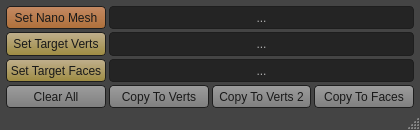
<?xml version="1.0" encoding="UTF-8"?>
<ui version="4.0">
 <class>ldmt_nanomesh</class>
 <widget class="QMainWindow" name="ldmt_nanomesh">
  <property name="geometry">
   <rect>
    <x>0</x>
    <y>0</y>
    <width>420</width>
    <height>130</height>
   </rect>
  </property>
  <property name="minimumSize">
   <size>
    <width>420</width>
    <height>130</height>
   </size>
  </property>
  <property name="maximumSize">
   <size>
    <width>800</width>
    <height>300</height>
   </size>
  </property>
  <property name="windowTitle">
   <string>Nano Mesh Tool</string>
  </property>
  <property name="styleSheet">
   <string notr="true">QMainWindow{
background-color: rgb(68,68,68);
}
QWidget#centralwidget{
background-color: rgb(68,68,68);
}
QPushButton{ 
border:1px solid rgb(30,30,30);
border-radius:4px;
background-color: qlineargradient(spread:pad, x1:1, y1:1, x2:1, y2:0, stop:0 rgba(189, 118, 57, 225), stop:1 rgba(235, 158, 108, 195));
color:rgb(25,25,25);}
QPushButton:hover{ 
 border:1px solid rgb(30,30,30);
background-color: qlineargradient(spread:pad, x1:1, y1:1, x2:1, y2:0, stop:0 rgba(189, 118, 57, 225), stop:1 rgba(255, 178, 128, 195));
color:rgb(25,25,25);}
QPushButton:pressed{ 
 border:1px solid rgb(30,30,30);
background-color: qlineargradient(spread:pad, x1:1, y1:1, x2:1, y2:0, stop:0 rgba(235, 158, 108, 195), stop:1 rgba( 189, 118, 57, 225));
color:rgb(25,25,25);}

QRadioButton{
color:rgb(175,175,175);
}
QCheckBox{
color:rgb(175,175,175);
}

QStatusBar QLabel {
    border: 3px solid white;
}

QStatusBar {
    color: rgb(175,175,175);
}

QStatusBar::item {
    border: 1px solid red;
    border-radius: 3px;
}</string>
  </property>
  <widget class="QWidget" name="centralwidget">
   <property name="minimumSize">
    <size>
     <width>420</width>
     <height>0</height>
    </size>
   </property>
   <layout class="QGridLayout" name="gridLayout">
    <property name="leftMargin">
     <number>6</number>
    </property>
    <property name="topMargin">
     <number>6</number>
    </property>
    <property name="rightMargin">
     <number>6</number>
    </property>
    <property name="bottomMargin">
     <number>0</number>
    </property>
    <property name="spacing">
     <number>3</number>
    </property>
    <item row="1" column="0">
     <widget class="QPushButton" name="btn_setTargetVerts">
      <property name="sizePolicy">
       <sizepolicy hsizetype="Minimum" vsizetype="Preferred">
        <horstretch>0</horstretch>
        <verstretch>0</verstretch>
       </sizepolicy>
      </property>
      <property name="minimumSize">
       <size>
        <width>100</width>
        <height>20</height>
       </size>
      </property>
      <property name="maximumSize">
       <size>
        <width>16777215</width>
        <height>90</height>
       </size>
      </property>
      <property name="font">
       <font>
        <family>Segoe UI</family>
       </font>
      </property>
      <property name="cursor">
       <cursorShape>PointingHandCursor</cursorShape>
      </property>
      <property name="statusTip">
       <string>Set selected verts as target to instance to.</string>
      </property>
      <property name="styleSheet">
       <string notr="true">QPushButton{ 
 border:1px solid rgb(30,30,30);
background-color: qlineargradient(spread:pad, x1:1, y1:1, x2:1, y2:0, stop:0 rgba(165, 145,65, 235), stop:1 rgba(215, 195, 155, 215));
color:rgb(25,25,25);}

QPushButton:hover{ 
 border:1px solid rgb(30,30,30);
background-color: qlineargradient(spread:pad, x1:1, y1:1, x2:1, y2:0, stop:0 rgba(175, 164, 85, 255), stop:1 rgba(225, 215, 175, 195));
color:rgb(25,25,25);}

QPushButton:pressed{ 
 border:1px solid rgb(30,30,30);
background-color: qlineargradient(spread:pad, x1:1, y1:1, x2:1, y2:0, stop:0 rgba(215, 195, 155, 215), stop:1 rgba(165, 145,65, 235));
color:rgb(25,25,25);}</string>
      </property>
      <property name="text">
       <string>Set Target Verts</string>
      </property>
     </widget>
    </item>
    <item row="0" column="0">
     <widget class="QPushButton" name="btn_setNanoMesh">
      <property name="sizePolicy">
       <sizepolicy hsizetype="Minimum" vsizetype="Preferred">
        <horstretch>0</horstretch>
        <verstretch>0</verstretch>
       </sizepolicy>
      </property>
      <property name="minimumSize">
       <size>
        <width>100</width>
        <height>20</height>
       </size>
      </property>
      <property name="maximumSize">
       <size>
        <width>16777215</width>
        <height>90</height>
       </size>
      </property>
      <property name="font">
       <font>
        <family>Segoe UI</family>
       </font>
      </property>
      <property name="cursor">
       <cursorShape>PointingHandCursor</cursorShape>
      </property>
      <property name="statusTip">
       <string>Set selection as base mesh to instance.</string>
      </property>
      <property name="styleSheet">
       <string notr="true"/>
      </property>
      <property name="text">
       <string>Set Nano Mesh</string>
      </property>
     </widget>
    </item>
    <item row="3" column="2">
     <widget class="QPushButton" name="btn_copyToVertsMethod2">
      <property name="sizePolicy">
       <sizepolicy hsizetype="Preferred" vsizetype="Preferred">
        <horstretch>0</horstretch>
        <verstretch>0</verstretch>
       </sizepolicy>
      </property>
      <property name="minimumSize">
       <size>
        <width>0</width>
        <height>20</height>
       </size>
      </property>
      <property name="maximumSize">
       <size>
        <width>16777215</width>
        <height>90</height>
       </size>
      </property>
      <property name="font">
       <font>
        <family>Segoe UI</family>
       </font>
      </property>
      <property name="cursor">
       <cursorShape>PointingHandCursor</cursorShape>
      </property>
      <property name="statusTip">
       <string>Another method that can recognize face's normal that are not aligned to xyz.</string>
      </property>
      <property name="styleSheet">
       <string notr="true">*.QPushButton{ 
background-color: qlineargradient(spread:pad, x1:1, y1:1, x2:1, y2:0, stop:0 rgba(135, 135, 135, 225), stop:1 rgba(185,185, 185, 195));
border:1px solid rgb(30,30,30);
color: rgb( 25,25,25 );
}
*.QPushButton:hover{ 
background-color: qlineargradient(spread:pad, x1:1, y1:1, x2:1, y2:0, stop:0 rgba(155, 155, 155, 225), stop:1 rgba(205,205, 205, 195));
border:1px solid rgb(30,30,30);
color: rgb( 25,25,25 );
text-decoration: underline!important;
}
*.QPushButton:pressed{ 
background-color: qlineargradient(spread:pad, x1:1, y1:1, x2:1, y2:0, stop:0 rgba(175, 175, 175, 195), stop:1 rgba(115,115, 115, 225));
border:1px solid rgb(30,30,30);
color: rgb( 25,25,25 );
}</string>
      </property>
      <property name="text">
       <string>Copy To Verts 2</string>
      </property>
     </widget>
    </item>
    <item row="2" column="0">
     <widget class="QPushButton" name="btn_setTargetFaces">
      <property name="sizePolicy">
       <sizepolicy hsizetype="Minimum" vsizetype="Preferred">
        <horstretch>0</horstretch>
        <verstretch>0</verstretch>
       </sizepolicy>
      </property>
      <property name="minimumSize">
       <size>
        <width>100</width>
        <height>20</height>
       </size>
      </property>
      <property name="maximumSize">
       <size>
        <width>16777215</width>
        <height>90</height>
       </size>
      </property>
      <property name="font">
       <font>
        <family>Segoe UI</family>
       </font>
      </property>
      <property name="cursor">
       <cursorShape>PointingHandCursor</cursorShape>
      </property>
      <property name="statusTip">
       <string>Set selected faces as target to instance to.</string>
      </property>
      <property name="styleSheet">
       <string notr="true">QPushButton{ 
 border:1px solid rgb(30,30,30);
background-color: qlineargradient(spread:pad, x1:1, y1:1, x2:1, y2:0, stop:0 rgba(165, 145,65, 235), stop:1 rgba(215, 195, 155, 215));
color:rgb(25,25,25);}

QPushButton:hover{ 
 border:1px solid rgb(30,30,30);
background-color: qlineargradient(spread:pad, x1:1, y1:1, x2:1, y2:0, stop:0 rgba(175, 164, 85, 255), stop:1 rgba(225, 215, 175, 195));
color:rgb(25,25,25);}

QPushButton:pressed{ 
 border:1px solid rgb(30,30,30);
background-color: qlineargradient(spread:pad, x1:1, y1:1, x2:1, y2:0, stop:0 rgba(215, 195, 155, 215), stop:1 rgba(165, 145,65, 235));
color:rgb(25,25,25);}</string>
      </property>
      <property name="text">
       <string>Set Target Faces</string>
      </property>
     </widget>
    </item>
    <item row="3" column="3">
     <widget class="QPushButton" name="btn_copyToFaces">
      <property name="sizePolicy">
       <sizepolicy hsizetype="Preferred" vsizetype="Preferred">
        <horstretch>0</horstretch>
        <verstretch>0</verstretch>
       </sizepolicy>
      </property>
      <property name="minimumSize">
       <size>
        <width>0</width>
        <height>20</height>
       </size>
      </property>
      <property name="maximumSize">
       <size>
        <width>16777215</width>
        <height>90</height>
       </size>
      </property>
      <property name="font">
       <font>
        <family>Segoe UI</family>
       </font>
      </property>
      <property name="cursor">
       <cursorShape>PointingHandCursor</cursorShape>
      </property>
      <property name="statusTip">
       <string>Copy nano mesh's instance to target faces.</string>
      </property>
      <property name="styleSheet">
       <string notr="true">*.QPushButton{ 
background-color: qlineargradient(spread:pad, x1:1, y1:1, x2:1, y2:0, stop:0 rgba(135, 135, 135, 225), stop:1 rgba(185,185, 185, 195));
border:1px solid rgb(30,30,30);
color: rgb( 25,25,25 );
}
*.QPushButton:hover{ 
background-color: qlineargradient(spread:pad, x1:1, y1:1, x2:1, y2:0, stop:0 rgba(155, 155, 155, 225), stop:1 rgba(205,205, 205, 195));
border:1px solid rgb(30,30,30);
color: rgb( 25,25,25 );
text-decoration: underline!important;
}
*.QPushButton:pressed{ 
background-color: qlineargradient(spread:pad, x1:1, y1:1, x2:1, y2:0, stop:0 rgba(175, 175, 175, 195), stop:1 rgba(115,115, 115, 225));
border:1px solid rgb(30,30,30);
color: rgb( 25,25,25 );
}</string>
      </property>
      <property name="text">
       <string>Copy To Faces</string>
      </property>
     </widget>
    </item>
    <item row="3" column="1">
     <widget class="QPushButton" name="btn_copyToVerts">
      <property name="sizePolicy">
       <sizepolicy hsizetype="Preferred" vsizetype="Preferred">
        <horstretch>0</horstretch>
        <verstretch>0</verstretch>
       </sizepolicy>
      </property>
      <property name="minimumSize">
       <size>
        <width>0</width>
        <height>20</height>
       </size>
      </property>
      <property name="maximumSize">
       <size>
        <width>16777215</width>
        <height>90</height>
       </size>
      </property>
      <property name="font">
       <font>
        <family>Segoe UI</family>
       </font>
      </property>
      <property name="cursor">
       <cursorShape>PointingHandCursor</cursorShape>
      </property>
      <property name="statusTip">
       <string>Copy nano mesh's instance to target verts.</string>
      </property>
      <property name="styleSheet">
       <string notr="true">*.QPushButton{ 
background-color: qlineargradient(spread:pad, x1:1, y1:1, x2:1, y2:0, stop:0 rgba(135, 135, 135, 225), stop:1 rgba(185,185, 185, 195));
border:1px solid rgb(30,30,30);
color: rgb( 25,25,25 );
}
*.QPushButton:hover{ 
background-color: qlineargradient(spread:pad, x1:1, y1:1, x2:1, y2:0, stop:0 rgba(155, 155, 155, 225), stop:1 rgba(205,205, 205, 195));
border:1px solid rgb(30,30,30);
color: rgb( 25,25,25 );
text-decoration: underline!important;
}
*.QPushButton:pressed{ 
background-color: qlineargradient(spread:pad, x1:1, y1:1, x2:1, y2:0, stop:0 rgba(175, 175, 175, 195), stop:1 rgba(115,115, 115, 225));
border:1px solid rgb(30,30,30);
color: rgb( 25,25,25 );
}</string>
      </property>
      <property name="text">
       <string>Copy To Verts</string>
      </property>
     </widget>
    </item>
    <item row="0" column="1" colspan="3">
     <widget class="QPushButton" name="btn_selectNanoMesh">
      <property name="sizePolicy">
       <sizepolicy hsizetype="Preferred" vsizetype="Preferred">
        <horstretch>0</horstretch>
        <verstretch>0</verstretch>
       </sizepolicy>
      </property>
      <property name="minimumSize">
       <size>
        <width>0</width>
        <height>20</height>
       </size>
      </property>
      <property name="maximumSize">
       <size>
        <width>16777215</width>
        <height>90</height>
       </size>
      </property>
      <property name="font">
       <font>
        <family>Segoe UI</family>
       </font>
      </property>
      <property name="cursor">
       <cursorShape>PointingHandCursor</cursorShape>
      </property>
      <property name="statusTip">
       <string>Click to select the meshes you set as base mesh.</string>
      </property>
      <property name="styleSheet">
       <string notr="true">QPushButton{ 
 border:1px solid rgb(30,30,30);
background-color: rgb(30, 30, 30, 215);
color:rgb(175,175,175);}


QPushButton:hover{ 
 border:1px solid rgb(30,30,30);
background-color: rgb(75,75,75, 215);
color:rgb(175,175,175);}

QPushButton:pressed{ 
 border:1px solid rgb(30,30,30);
background-color: rgb(100,100,100, 215);
color:rgb(175,175,175);}
</string>
      </property>
      <property name="text">
       <string>...</string>
      </property>
     </widget>
    </item>
    <item row="1" column="1" colspan="3">
     <widget class="QPushButton" name="btn_selectTargetVerts">
      <property name="sizePolicy">
       <sizepolicy hsizetype="Preferred" vsizetype="Preferred">
        <horstretch>0</horstretch>
        <verstretch>0</verstretch>
       </sizepolicy>
      </property>
      <property name="minimumSize">
       <size>
        <width>0</width>
        <height>20</height>
       </size>
      </property>
      <property name="maximumSize">
       <size>
        <width>16777215</width>
        <height>90</height>
       </size>
      </property>
      <property name="font">
       <font>
        <family>Segoe UI</family>
       </font>
      </property>
      <property name="cursor">
       <cursorShape>PointingHandCursor</cursorShape>
      </property>
      <property name="statusTip">
       <string>Click to select the verts you set as target.</string>
      </property>
      <property name="styleSheet">
       <string notr="true">QPushButton{ 
 border:1px solid rgb(30,30,30);
background-color: rgb(30, 30, 30, 215);
color:rgb(175,175,175);}


QPushButton:hover{ 
 border:1px solid rgb(30,30,30);
background-color: rgb(75,75,75, 215);
color:rgb(175,175,175);}

QPushButton:pressed{ 
 border:1px solid rgb(30,30,30);
background-color: rgb(100,100,100, 215);
color:rgb(175,175,175);}
</string>
      </property>
      <property name="text">
       <string>...</string>
      </property>
     </widget>
    </item>
    <item row="2" column="1" colspan="3">
     <widget class="QPushButton" name="btn_selectTargetFaces">
      <property name="sizePolicy">
       <sizepolicy hsizetype="Preferred" vsizetype="Preferred">
        <horstretch>0</horstretch>
        <verstretch>0</verstretch>
       </sizepolicy>
      </property>
      <property name="minimumSize">
       <size>
        <width>0</width>
        <height>20</height>
       </size>
      </property>
      <property name="maximumSize">
       <size>
        <width>16777215</width>
        <height>90</height>
       </size>
      </property>
      <property name="font">
       <font>
        <family>Segoe UI</family>
       </font>
      </property>
      <property name="cursor">
       <cursorShape>PointingHandCursor</cursorShape>
      </property>
      <property name="statusTip">
       <string>Click to select the faces you set as target.</string>
      </property>
      <property name="styleSheet">
       <string notr="true">QPushButton{ 
 border:1px solid rgb(30,30,30);
background-color: rgb(30, 30, 30, 215);
color:rgb(175,175,175);}


QPushButton:hover{ 
 border:1px solid rgb(30,30,30);
background-color: rgb(75,75,75, 215);
color:rgb(175,175,175);}

QPushButton:pressed{ 
 border:1px solid rgb(30,30,30);
background-color: rgb(100,100,100, 215);
color:rgb(175,175,175);}
</string>
      </property>
      <property name="text">
       <string>...</string>
      </property>
     </widget>
    </item>
    <item row="3" column="0">
     <widget class="QPushButton" name="btn_clearAll">
      <property name="sizePolicy">
       <sizepolicy hsizetype="Preferred" vsizetype="Preferred">
        <horstretch>0</horstretch>
        <verstretch>0</verstretch>
       </sizepolicy>
      </property>
      <property name="minimumSize">
       <size>
        <width>0</width>
        <height>20</height>
       </size>
      </property>
      <property name="maximumSize">
       <size>
        <width>16777215</width>
        <height>90</height>
       </size>
      </property>
      <property name="font">
       <font>
        <family>Segoe UI</family>
       </font>
      </property>
      <property name="cursor">
       <cursorShape>PointingHandCursor</cursorShape>
      </property>
      <property name="statusTip">
       <string>Clear all selection.</string>
      </property>
      <property name="styleSheet">
       <string notr="true">*.QPushButton{ 
background-color: qlineargradient(spread:pad, x1:1, y1:1, x2:1, y2:0, stop:0 rgba(135, 135, 135, 225), stop:1 rgba(185,185, 185, 195));
border:1px solid rgb(30,30,30);
color: rgb( 25,25,25 );
}
*.QPushButton:hover{ 
background-color: qlineargradient(spread:pad, x1:1, y1:1, x2:1, y2:0, stop:0 rgba(155, 155, 155, 225), stop:1 rgba(205,205, 205, 195));
border:1px solid rgb(30,30,30);
color: rgb( 25,25,25 );
text-decoration: underline!important;
}
*.QPushButton:pressed{ 
background-color: qlineargradient(spread:pad, x1:1, y1:1, x2:1, y2:0, stop:0 rgba(175, 175, 175, 195), stop:1 rgba(115,115, 115, 225));
border:1px solid rgb(30,30,30);
color: rgb( 25,25,25 );
}</string>
      </property>
      <property name="text">
       <string>Clear All</string>
      </property>
     </widget>
    </item>
   </layout>
  </widget>
  <widget class="QStatusBar" name="statusbar">
   <property name="statusTip">
    <string/>
   </property>
  </widget>
 </widget>
 <resources/>
 <connections/>
</ui>
